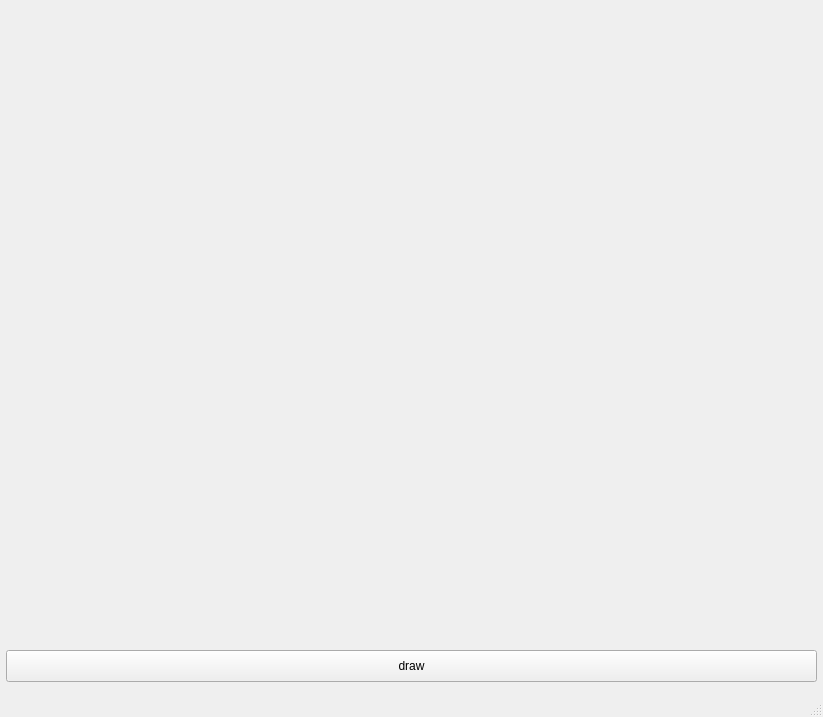
<?xml version="1.0" encoding="UTF-8"?>
<ui version="4.0">
 <class>MainWindow</class>
 <widget class="QMainWindow" name="MainWindow">
  <property name="geometry">
   <rect>
    <x>0</x>
    <y>0</y>
    <width>823</width>
    <height>717</height>
   </rect>
  </property>
  <property name="windowTitle">
   <string>MainWindow</string>
  </property>
  <widget class="QWidget" name="centralwidget">
   <widget class="QPushButton" name="pushButton">
    <property name="geometry">
     <rect>
      <x>6</x>
      <y>650</y>
      <width>811</width>
      <height>32</height>
     </rect>
    </property>
    <property name="text">
     <string>draw</string>
    </property>
   </widget>
   <widget class="QWidget" name="widget" native="true">
    <property name="geometry">
     <rect>
      <x>12</x>
      <y>12</y>
      <width>798</width>
      <height>628</height>
     </rect>
    </property>
   </widget>
  </widget>
  <widget class="QStatusBar" name="statusbar"/>
 </widget>
 <resources/>
 <connections/>
</ui>
